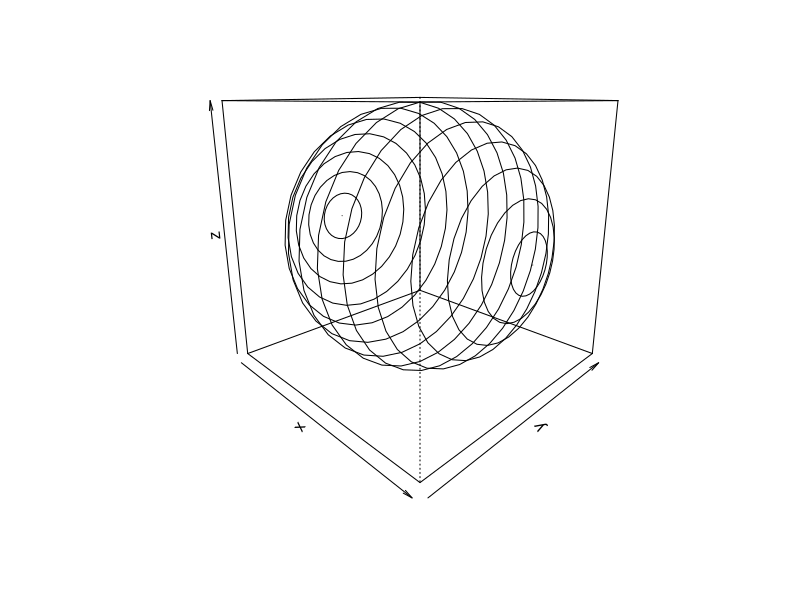

Write R code to recreate this figure.
ellipsoid<-function(
	hx=10,
	hrot=15,
	h=100,
	a=1,
	b=1,
	c=1,
	theta=45,
	phi=15,
	zlim=-1,
	scale=F,
	...
)
{
	if(zlim==-1)
	{
		zlim=c(-c,c);
	}
	pmat=persp(
		c(-a,a),
		c(-b,b),
		matrix(nrow=2,ncol=2),
		xlab="x",
		ylab="y",
		zlab="z",
		theta=theta,
		phi=phi,
		zlim=zlim,
		scale=scale,
		...
	);
	x=a*cos(seq(0,pi,pi/hrot));
	rot=seq(0,2*pi,pi/hrot);
	lenx=length(x);
	lenrot=length(rot);
	for(i in 1:lenx)
	{
		X=x[i];
		Ry=abs(b*sqrt(a^2-X^2)/a);
		Rz=abs(c*sqrt(a^2-X^2)/a);
		ptz=c();
		ptx=c();
		pty=c();
		for(j in 1:lenrot)
		{
			alpha=rot[j];
			Y=Ry*cos(alpha);
			Z=Rz*sin(alpha);

			ptz<-c(ptz,Z);
			ptx<-c(ptx,X);
			pty<-c(pty,Y);
		}
		res=trans3d(ptx,pty,ptz,pmat);
		points(
			res$x,
			res$y,
			type="l"
		);
	}
}

res=ellipsoid();
